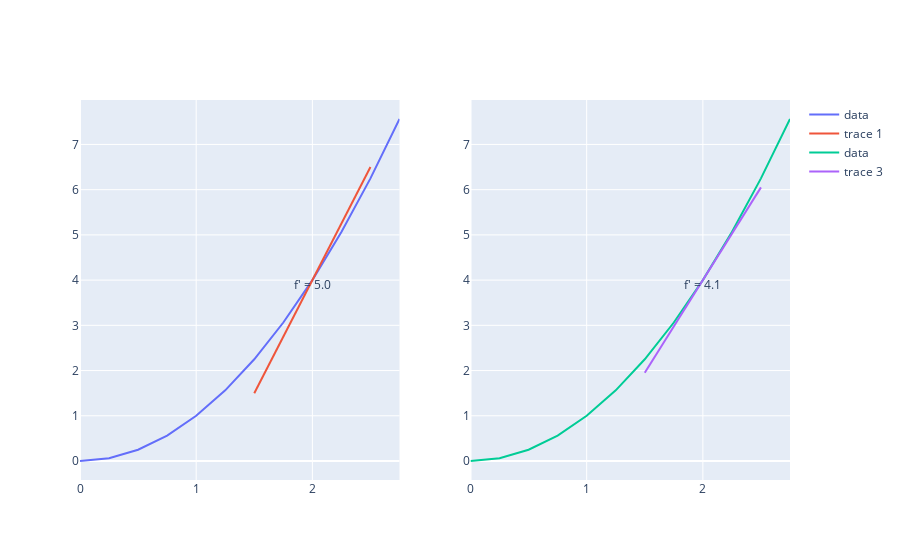

Source (notebook cell):
### Markdown cell above
Below are the plots of our lines using our derivative formula for when  $\Delta x = 1$  and when $\Delta x = .1$

### Code cell
from graph import plot_figure, make_subplots
from calculus import derivative_trace 

range_twelve = list(range(0, 12))
three = list(map(lambda x: x/4.0, range_twelve))

trace_x_squared_to_three = function_values_trace(x_squared, three)
tangent_x_squared = derivative_trace(x_squared, 2, 1, 1)
tangent_x_squared_delta_tenth = derivative_trace(x_squared, 2, 1, .1)
subplots = make_subplots([trace_x_squared_to_three, tangent_x_squared], [trace_x_squared_to_three, tangent_x_squared_delta_tenth])
subplots

### Figure 1 — Plotly figure (JSON) as saved in the notebook; plotly's stock layout.template omitted (floating-point values rounded to 4 significant figures)
{"data": [{"mode": "lines", "name": "data", "text": [], "type": "scatter", "x": [0, 0.25, 0.5, 0.75, 1, 1.25, 1.5, 1.75, 2, 2.25, 2.5, 2.75], "xaxis": "x", "y": [0, 0.0625, 0.25, 0.5625, 1, 1.562, 2.25, 3.062, 4, 5.062, 6.25, 7.562], "yaxis": "y"}, {"mode": "text+lines", "text": ["", "f' = 5.0", ""], "textposition": "bottom center", "type": "scatter", "x": [1.5, 2, 2.5], "xaxis": "x", "y": [1.5, 4, 6.5], "yaxis": "y"}, {"mode": "lines", "name": "data", "text": [], "type": "scatter", "x": [0, 0.25, 0.5, 0.75, 1, 1.25, 1.5, 1.75, 2, 2.25, 2.5, 2.75], "xaxis": "x2", "y": [0, 0.0625, 0.25, 0.5625, 1, 1.562, 2.25, 3.062, 4, 5.062, 6.25, 7.562], "yaxis": "y2"}, {"mode": "text+lines", "text": ["", "f' = 4.1", ""], "textposition": "bottom center", "type": "scatter", "x": [1.5, 2, 2.5], "xaxis": "x2", "y": [1.95, 4, 6.05], "yaxis": "y2"}], "layout": {"xaxis": {"anchor": "y", "domain": [0, 0.45]}, "xaxis2": {"anchor": "y2", "domain": [0.55, 1]}, "yaxis": {"anchor": "x", "domain": [0, 1]}, "yaxis2": {"anchor": "x2", "domain": [0, 1]}}}
